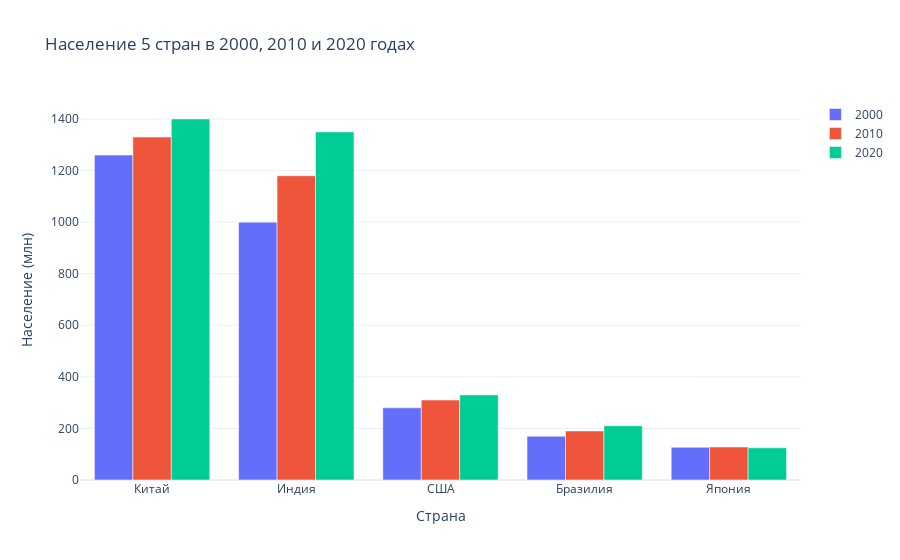

The notebook cell this image was saved under:
### Markdown cell above
5 стран: Китай, Индия, США, Бразилия и Япония. Данные о населении будут сгенерированы с учётом реальных тенденций (например, рост населения в Китае и Индии, замедление роста в Японии).

### Code cell
# Генерация данных
countries = ['Китай', 'Индия', 'США', 'Бразилия', 'Япония']
population_2000 = [1260, 1000, 280, 170, 127]  # в миллионах
population_2010 = [1330, 1180, 310, 190, 128]
population_2020 = [1400, 1350, 330, 210, 125]

# Создание DataFrame
df = pd.DataFrame({
    'Страна': countries * 3,
    'Год': ['2000'] * 5 + ['2010'] * 5 + ['2020'] * 5,
    'Население (млн)': population_2000 + population_2010 + population_2020
})

# Построение столбчатых диаграмм
fig = go.Figure()

for year in ['2000', '2010', '2020']:
    fig.add_trace(go.Bar(
        x=df[df['Год'] == year]['Страна'],
        y=df[df['Год'] == year]['Население (млн)'],
        name=year
    ))

fig.update_layout(
    title='Население 5 стран в 2000, 2010 и 2020 годах',
    xaxis_title='Страна',
    yaxis_title='Население (млн)',
    barmode='group',
    template='plotly_white'
)

fig.show()

### Figure 1 — Plotly figure (JSON) as saved in the notebook; plotly's stock layout.template omitted (floating-point values rounded to 4 significant figures)
{"data": [{"name": "2000", "type": "bar", "x": ["Китай", "Индия", "США", "Бразилия", "Япония"], "y": [1260, 1000, 280, 170, 127]}, {"name": "2010", "type": "bar", "x": ["Китай", "Индия", "США", "Бразилия", "Япония"], "y": [1330, 1180, 310, 190, 128]}, {"name": "2020", "type": "bar", "x": ["Китай", "Индия", "США", "Бразилия", "Япония"], "y": [1400, 1350, 330, 210, 125]}], "layout": {"barmode": "group", "title": {"text": "Население 5 стран в 2000, 2010 и 2020 годах"}, "xaxis": {"title": {"text": "Страна"}}, "yaxis": {"title": {"text": "Население (млн)"}}}}
